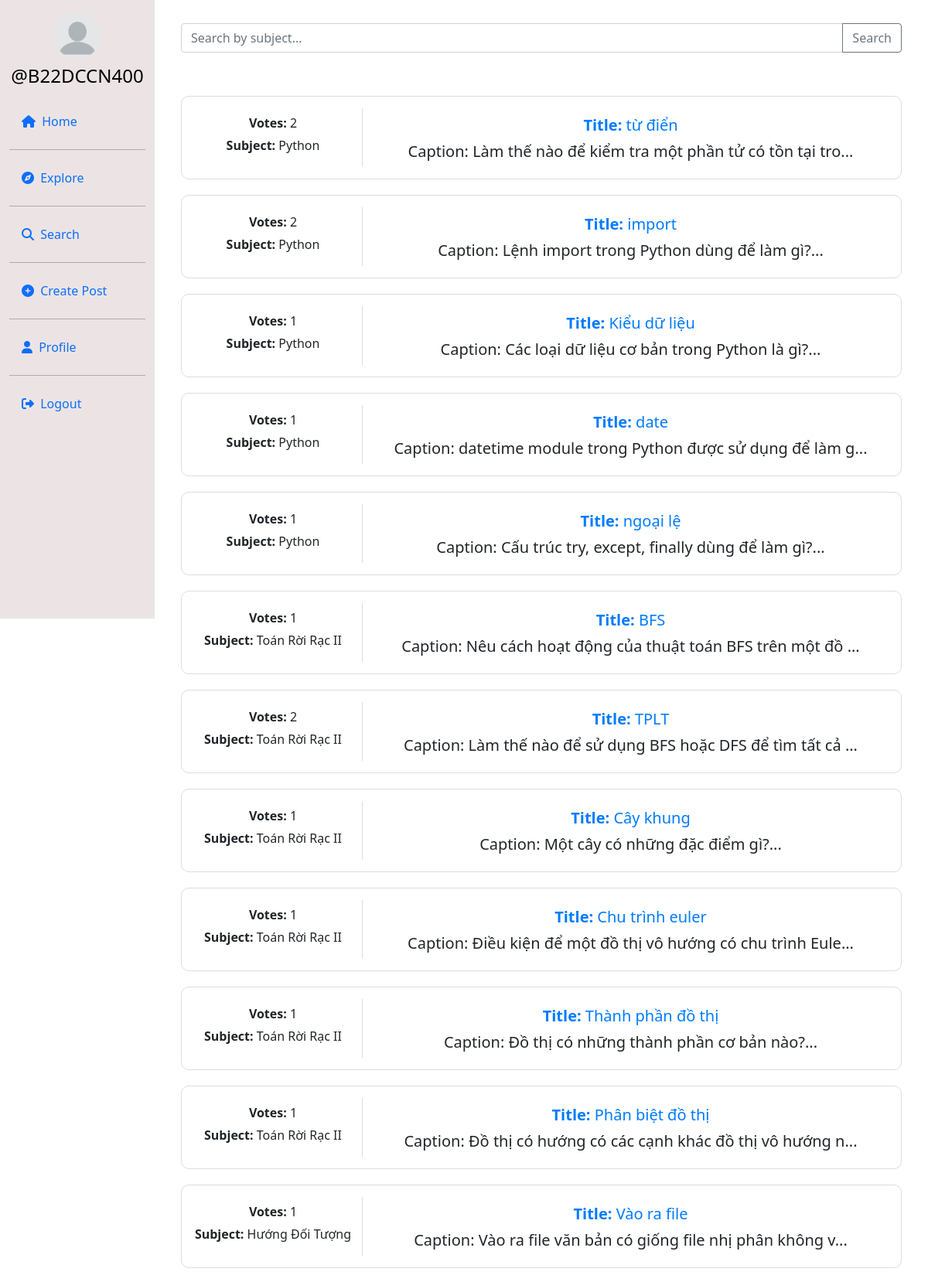
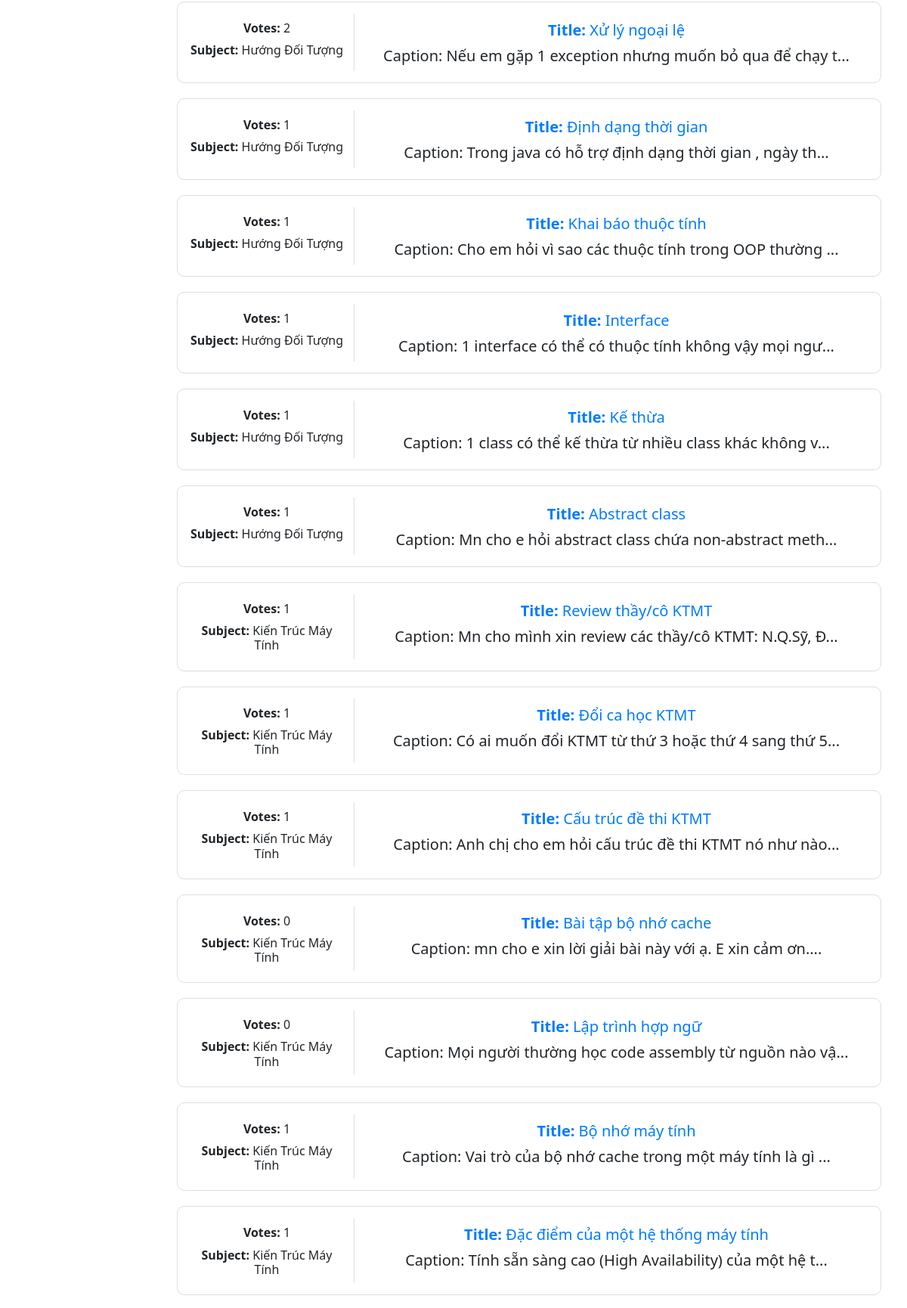
/explore (signed in, upper part), run on the app's committed database (2 pictures, top to bottom).
### userauth/models.py (models this page shows, shortened)
class Profile(models.Model):
    user = models.ForeignKey(User, on_delete=models.CASCADE)
    id_user = models.IntegerField(primary_key=True, default=0)
    bio = models.TextField(blank=True, default='')
    profileimg = models.ImageField(upload_to='profile_images', default='blank-profile-picture.png')
    location = models.CharField(max_length=100, blank=True, default='')

class Post(models.Model):
    id = models.UUIDField(primary_key=True, default=uuid.uuid4)
    user = models.CharField(max_length=100)
    title = models.TextField(null=True, blank=True)
    file = models.FileField(upload_to='uploads/', null=True, blank=True)  # Sử dụng FileField cho tất cả loại file
    caption = models.TextField()
    subject = models.CharField(max_length=50, default="HDT")
    created_at = models.DateTimeField(default=datetime.now)
    no_of_likes = models.IntegerField(default=0)

### userauth/views.py (the view)
# urls.py: path('explore',views.explore),
def explore(request):
    post = Post.objects.all().order_by('-created_at')
    profile = Profile.objects.get(user=request.user)
    context = {
        'post': post,
        'profile': profile
    }
    return render(request, 'explore.html', context)

### templates/explore.html (shortened to what this page needs)
{% load static %}
<!DOCTYPE html>
<html lang="en">
<head>
    <link rel="stylesheet" href="https://maxcdn.bootstrapcdn.com/bootstrap/4.5.2/css/bootstrap.min.css">
    <link href="https://cdn.jsdelivr.net/npm/bootstrap@5.0.2/dist/css/bootstrap.min.css" rel="stylesheet"
>
    <link rel="stylesheet" href="{% static 'css/app.css' %}">
</head>
<body>
<div class="container-fluid">
    <div class="row">
        <nav class="col-md-2 d-none d-md-block sidebar" style="position: fixed;">
            <div class="text-center mt-3">
                <img src="{{ profile.profileimg.url }}" alt="Profile Picture" class="profile-pic">
                <h4 class="mt-2"><a href="/profile/{{ user }}" style="text-decoration:none;">@{{ user }}</a></h4>
            </div>
            <ul class="nav flex-column mt-4">
                <li class="nav-item">
                    <a class="nav-link active" href="/">
                        <i class="fa-solid fa-house mr-1"></i> Home
                    </a>
                </li>
                <hr>
                <li class="nav-item">
                    <a class="nav-link" href="/explore">
                        <i class="fa-solid fa-compass mr-1"></i> Explore
                    </a>
                </li>
                <hr>
                <li class="nav-item">
                    <a class="nav-link" href="#" data-bs-toggle="modal" data-bs-target="#exampleModal3">
                        <i class="fa-solid fa-magnifying-glass mr-1"></i> Search
                    </a>
                </li>
                <hr>
                <li class="nav-item">
                    <a class="nav-link" href="#" data-bs-toggle="modal" data-bs-target="#exampleModal2"
                       data-bs-whatever="@getbootstrap">
                        <i class="fa-solid fa-circle-plus mr-1"></i> Create Post
                    </a>
                </li>
                <hr>
                <li class="nav-item">
                    <a class="nav-link" href="/profile/{{ user }}">
                        <i class="fa-solid fa-user mr-1"></i> Profile
                    </a>
                </li>
                <hr>
                <li class="nav-item">
                    <a class="nav-link" href="/logoutt">
                        <i class="fa-solid fa-right-from-bracket mr-1"></i> Logout
                    </a>
                </li>
            </ul>
        </nav>
        <main role="main" class="col-md-9 ml-sm-auto col-lg-10 px-md-4">
            <div class="container text-center" style="padding: 10px; margin-top:20px;">
        <form method="GET" action="{% url 'search_by_subject' %}">
            <div class="input-group mb-3">
                <input type="text" class="form-control" name="query" placeholder="Search by subject..." aria-label="Search">
                <button class="btn btn-outline-secondary" type="submit">Search</button>
            </div>
        </form>
    </div>
            <div class="container text-center" style="padding: 10px; margin-top:20px;">
                <div class="row">
                    {% for pos in post %}
                        <div class="col-12" style="margin-bottom:20px;">
                            <div class="card" style="padding: 15px; border: 1px solid #ddd; border-radius: 10px;">
                                <div class="row">
                                    <div class="col-md-3" style="border-right: 1px solid #ddd;">
                                        <h6 style="margin-top: 10px;">
                                            <strong>Votes:</strong> {{ pos.no_of_likes }}
                                        </h6>
                                        <h6 style="margin-top: 10px;">
                                            <strong>Subject:</strong> {{ pos.subject }}
                                        </h6>
                                    </div>
                                    <div class="col-md-9">
                                        <h5 style="margin-top: 10px;">
                                            <a href="{% url 'postdetail' pos.id %}"
                                               style="text-decoration:none; color:#007bff;">
                                                <strong>Title:</strong> {{ pos.title }}
                                            </a>
                                        </h5>
                                        <h5 style="margin-top: 10px;">
                                            Caption: {{ pos.caption|slice:":50" }}...
                                        </h5>
                                    </div>
                                </div>
                            </div>
                        </div>
                    {% endfor %}
                </div>
            </div>
        </main>
    </div>
</div>
</body>
</html>

### templates/explore.html (style rules this page uses)
* { box-sizing: border-box; margin: 0; padding: 0; }
.sidebar { background: #ece4e4; height: 100vh; color: black; }
.profile-pic { width: 60px; height: 60px; border-radius: 50%; object-fit: cover; }
a { color: black; }

### data on the page
Profile: profileimg (placeholder picture)
Post: no_of_likes "2", subject "Python", title "từ điển", caption "Làm thế nào để kiểm tra một phần tử có tồn tại tro"
Post: no_of_likes "2", subject "Python", title "import", caption "Lệnh import trong Python dùng để làm gì?"
Post: no_of_likes "1", subject "Python", title "Kiểu dữ liệu", caption "Các loại dữ liệu cơ bản trong Python là gì?"
Post: no_of_likes "1", subject "Python", title "date", caption "datetime module trong Python được sử dụng để làm g"
Post: no_of_likes "1", subject "Python", title "ngoại lệ", caption "Cấu trúc try, except, finally dùng để làm gì?"
Post: no_of_likes "1", subject "Toán Rời Rạc II", title "BFS", caption "Nêu cách hoạt động của thuật toán BFS trên một đồ"
Post: no_of_likes "2", subject "Toán Rời Rạc II", title "TPLT", caption "Làm thế nào để sử dụng BFS hoặc DFS để tìm tất cả"
Post: no_of_likes "1", subject "Toán Rời Rạc II", title "Cây khung", caption "Một cây có những đặc điểm gì?"
Post: no_of_likes "1", subject "Toán Rời Rạc II", title "Chu trình euler", caption "Điều kiện để một đồ thị vô hướng có chu trình Eule"
Post: no_of_likes "1", subject "Toán Rời Rạc II", title "Thành phần đồ thị", caption "Đồ thị có những thành phần cơ bản nào?"
Post: no_of_likes "1", subject "Toán Rời Rạc II", title "Phân biệt đồ thị", caption "Đồ thị có hướng có các cạnh khác đồ thị vô hướng n"
Post: no_of_likes "1", subject "Hướng Đối Tượng", title "Vào ra file", caption "Vào ra file văn bản có giống file nhị phân không v"
Post: no_of_likes "2", subject "Hướng Đối Tượng", title "Xử lý ngoại lệ", caption "Nếu em gặp 1 exception nhưng muốn bỏ qua để chạy t"
Post: no_of_likes "1", subject "Hướng Đối Tượng", title "Định dạng thời gian", caption "Trong java có hỗ trợ định dạng thời gian , ngày th"
Post: no_of_likes "1", subject "Hướng Đối Tượng", title "Khai báo thuộc tính", caption "Cho em hỏi vì sao các thuộc tính trong OOP thường"
Post: no_of_likes "1", subject "Hướng Đối Tượng", title "Interface", caption "1 interface có thể có thuộc tính không vậy mọi ngư"
Post: no_of_likes "1", subject "Hướng Đối Tượng", title "Kế thừa", caption "1 class có thể kế thừa từ nhiều class khác không v"
Post: no_of_likes "1", subject "Hướng Đối Tượng", title "Abstract class", caption "Mn cho e hỏi abstract class chứa non-abstract meth"
Post: no_of_likes "1", subject "Kiến Trúc Máy Tính", title "Review thầy/cô KTMT", caption "Mn cho mình xin review các thầy/cô KTMT: N.Q.Sỹ, Đ"
Post: no_of_likes "1", subject "Kiến Trúc Máy Tính", title "Đổi ca học KTMT", caption "Có ai muốn đổi KTMT từ thứ 3 hoặc thứ 4 sang thứ 5"
Post: no_of_likes "1", subject "Kiến Trúc Máy Tính", title "Cấu trúc đề thi KTMT", caption "Anh chị cho em hỏi cấu trúc đề thi KTMT nó như nào"
Post: no_of_likes "0", subject "Kiến Trúc Máy Tính", title "Bài tập bộ nhớ cache", caption "mn cho e xin lời giải bài này với ạ. E xin cảm ơn."
Post: no_of_likes "0", subject "Kiến Trúc Máy Tính", title "Lập trình hợp ngữ", caption "Mọi người thường học code assembly từ nguồn nào vậ"
Post: no_of_likes "1", subject "Kiến Trúc Máy Tính", title "Bộ nhớ máy tính", caption "Vai trò của bộ nhớ cache trong một máy tính là gì"
Post: no_of_likes "1", subject "Kiến Trúc Máy Tính", title "Đặc điểm của một hệ thống máy tính", caption "Tính sẵn sàng cao (High Availability) của một hệ t"

### other printed values
{{ user }} "B22DCCN400"
